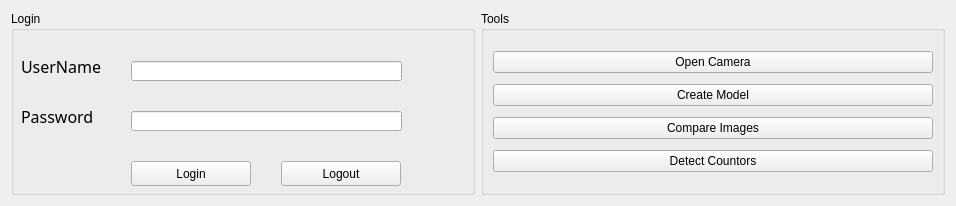
<?xml version="1.0" encoding="UTF-8"?>
<ui version="4.0">
 <class>main_view</class>
 <widget class="QWidget" name="main_view">
  <property name="geometry">
   <rect>
    <x>0</x>
    <y>0</y>
    <width>956</width>
    <height>206</height>
   </rect>
  </property>
  <property name="windowTitle">
   <string>Microscope</string>
  </property>
  <layout class="QGridLayout" name="gridLayout">
   <item row="0" column="0">
    <widget class="QGroupBox" name="groupBox_login">
     <property name="title">
      <string>Login</string>
     </property>
     <widget class="QLabel" name="label">
      <property name="geometry">
       <rect>
        <x>10</x>
        <y>40</y>
        <width>91</width>
        <height>31</height>
       </rect>
      </property>
      <property name="font">
       <font>
        <family>Century Gothic</family>
        <pointsize>12</pointsize>
       </font>
      </property>
      <property name="text">
       <string>UserName</string>
      </property>
     </widget>
     <widget class="QLabel" name="label_2">
      <property name="geometry">
       <rect>
        <x>10</x>
        <y>90</y>
        <width>91</width>
        <height>31</height>
       </rect>
      </property>
      <property name="font">
       <font>
        <family>Century Gothic</family>
        <pointsize>12</pointsize>
       </font>
      </property>
      <property name="text">
       <string>Password</string>
      </property>
     </widget>
     <widget class="QLineEdit" name="text_username">
      <property name="geometry">
       <rect>
        <x>120</x>
        <y>50</y>
        <width>271</width>
        <height>20</height>
       </rect>
      </property>
      <property name="font">
       <font>
        <family>Century Gothic</family>
        <pointsize>11</pointsize>
       </font>
      </property>
     </widget>
     <widget class="QLineEdit" name="text_password">
      <property name="geometry">
       <rect>
        <x>120</x>
        <y>100</y>
        <width>271</width>
        <height>20</height>
       </rect>
      </property>
      <property name="font">
       <font>
        <family>Century Gothic</family>
        <pointsize>11</pointsize>
       </font>
      </property>
      <property name="inputMask">
       <string/>
      </property>
      <property name="echoMode">
       <enum>QLineEdit::Password</enum>
      </property>
      <property name="cursorMoveStyle">
       <enum>Qt::LogicalMoveStyle</enum>
      </property>
     </widget>
     <widget class="QPushButton" name="btn_login">
      <property name="geometry">
       <rect>
        <x>120</x>
        <y>150</y>
        <width>120</width>
        <height>25</height>
       </rect>
      </property>
      <property name="text">
       <string>Login</string>
      </property>
     </widget>
     <widget class="QPushButton" name="btn_logout">
      <property name="geometry">
       <rect>
        <x>270</x>
        <y>150</y>
        <width>120</width>
        <height>25</height>
       </rect>
      </property>
      <property name="text">
       <string>Logout</string>
      </property>
     </widget>
    </widget>
   </item>
   <item row="0" column="1">
    <widget class="QGroupBox" name="groupBox_tools">
     <property name="sizePolicy">
      <sizepolicy hsizetype="Preferred" vsizetype="Preferred">
       <horstretch>0</horstretch>
       <verstretch>0</verstretch>
      </sizepolicy>
     </property>
     <property name="title">
      <string>Tools</string>
     </property>
     <layout class="QVBoxLayout" name="verticalLayout">
      <property name="spacing">
       <number>0</number>
      </property>
      <item>
       <widget class="QPushButton" name="btn_open_camera">
        <property name="text">
         <string>Open Camera</string>
        </property>
       </widget>
      </item>
      <item>
       <widget class="QPushButton" name="btn_create_model">
        <property name="text">
         <string>Create Model</string>
        </property>
       </widget>
      </item>
      <item>
       <widget class="QPushButton" name="btn_campare_images">
        <property name="text">
         <string>Compare Images</string>
        </property>
       </widget>
      </item>
      <item>
       <widget class="QPushButton" name="btn_detect_contours">
        <property name="text">
         <string>Detect Countors</string>
        </property>
       </widget>
      </item>
     </layout>
    </widget>
   </item>
  </layout>
 </widget>
 <resources/>
 <connections/>
</ui>
